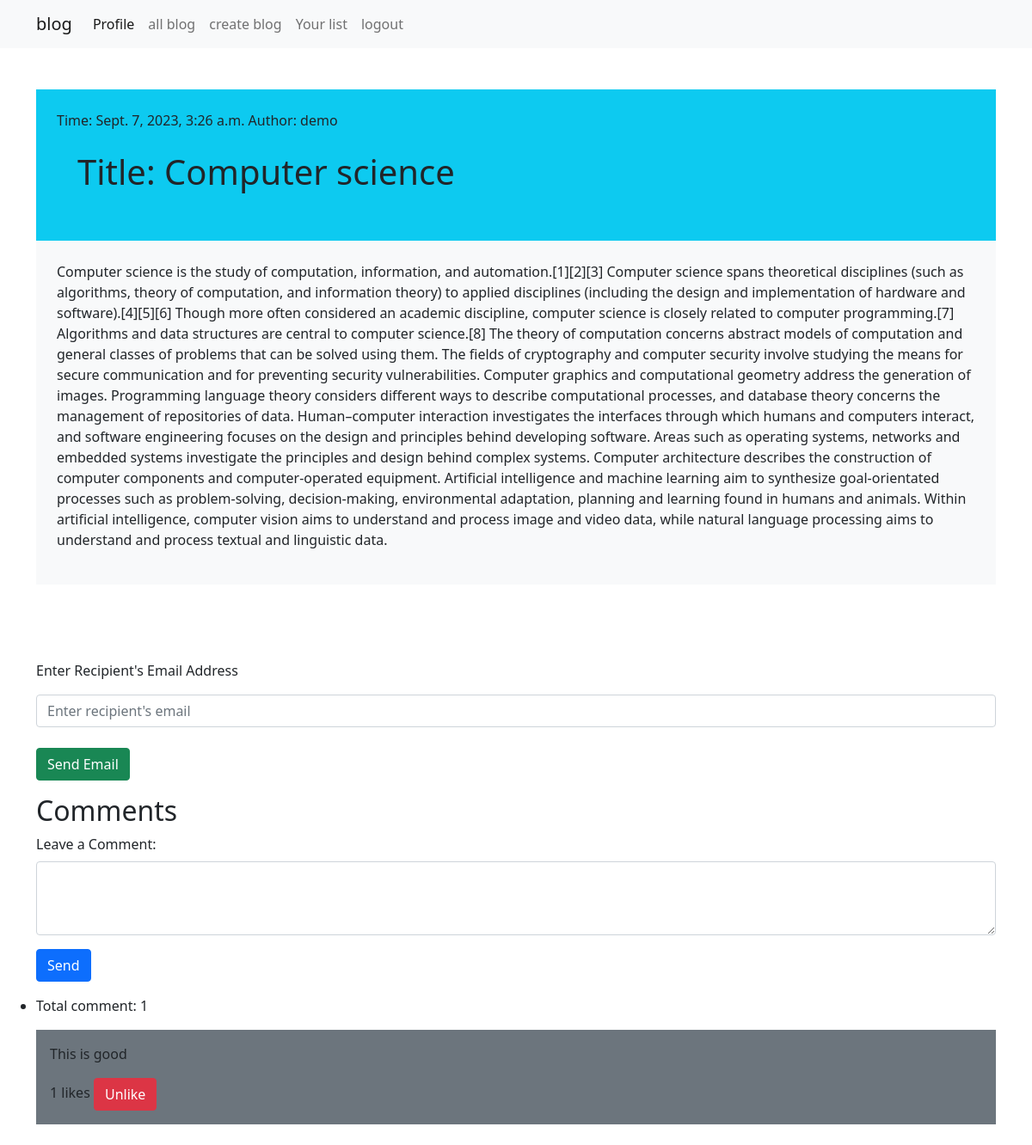
The app's page /viewbyid/10 (signed in) with its own data.
### blog/models.py (models this page shows)
class Post(models.Model):
    user=models.ForeignKey(User,on_delete=models.CASCADE)
    title=models.CharField(max_length=70)
    content = models.TextField()
    date=models.DateTimeField(auto_now_add=True)

class Comment(models.Model):
    post = models.ForeignKey(Post, on_delete=models.CASCADE)
    author = models.ForeignKey(User, on_delete=models.CASCADE)
    content = models.TextField()
    created_at = models.DateTimeField(auto_now_add=True)
    likes = models.ManyToManyField(User, related_name='comment_likes', blank=True)

### blog/views.py (the view)
# urls.py: path('viewbyid/<id>', viewbyid,name='viewbyid'),
def viewbyid(request,id):
    post = get_object_or_404(Post, pk=id)
    comments = Comment.objects.filter(post=post)
    c=comments.count()
    if request.method == 'POST':
            if "emails" in request.POST:
                recipient_email = request.POST.get('recipient_email')
                return redirect(f"mailto:{recipient_email}")
    if request.method == 'POST':
        content = request.POST.get('content')
        if content:
            comment = Comment(content=content, author=request.user, post=post)
            comment.save()
            return redirect('viewbyid', id=post.id)
    return render(request, 'full.html',{'post':post,'comments':comments,'c':c})

### templates/full.html (shortened to what this page needs)
{% extends "base.html" %}
{% block boddy %}
{% include "nav.html" %}
<div class="container mt-5">
    <div class="bg-info p-4 ">
        <span> Time: {{ post.date}}</span>
        <span>Author: {{post.user}}</span>
        <h1 class="bg-info p-4 ">Title: {{ post.title|capfirst }}</h1>
    </div>
    <p class="bg-light p-4" style=" min-height: 50vh;" >{{ post.content |capfirst}}</p>
    <br>
    <br>
    <br>
         <p>Enter Recipient's Email Address</p>
        <input type="email" class="form-control" id="recipient_email" placeholder="Enter recipient's email" required>
        <br>
        <button type="submit" class=" btn btn-success" name='emails' onclick="sendmail()">Send Email</button>
</div>
<div class="container mt-3">
    {% if request.user.is_authenticated %}
    <h2>Comments</h2>
    <form method="POST">
        <div class="mb-3">
            <label for="content" class="form-label">Leave a Comment:</label>
            <textarea class="form-control" id="content" name="content" rows="3"></textarea>
        </div>
        <button type="submit" class="btn btn-primary">Send</button>
    </form>
    {% else %}
    <p>Please login to comment</p>
    <a href="/login/">login</a>
    {% endif %}
    <ul class="list-group mt-3">
        <li>
       <p>Total comment: {{c}}</p>
        {% for comment in comments %}
        <div class="comment  bg-secondary p-3    ">
            <p class="">{{ comment.content |capfirst}}</p>
            <span class="like-count">{{ comment.likes.count }} likes</span>
            <button class="btn btn-danger like-btn" data-comment-id="{{ comment.id }}">
                {% if request.user in comment.likes.all %}
                    Unlike
                {% else %}
                    Like
                {% endif %}
            </button>
        </div>
    </li>
    <br>
        {% empty %}
            <li class="list-group-item">No comments yet.</li>
        {% endfor %}
    </ul>
</div>
{% endblock boddy %}

### records on screen
Post: date "Sept. 7, 2023, 3:26 a.m.", user "demo", title "Computer science", content "Computer science is the study of computation, information, and automation.[1][2][3] Computer science spans theoretical disciplines (such as algorithms, theory of computation, and information theory) to applied disciplines (including the design and implementation of hardware and software).[4][5][6] Though more often considered an academic discipline, computer science is closely related to computer programming.[7] Algorithms and data structures are central to computer science.[8] The theory of computation concerns abstract models of computation and general classes of problems that can be solved using them. The fields of cryptography and computer security involve studying the means for secure…"
Comment: content "This is good", likes.count "1", shows "Unlike"

### other values on screen
{{ c }} "1"
